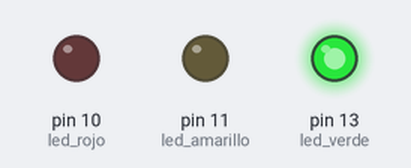
Bench run of a sketch on a simulated Arduino Uno, built with avr-gcc and run on an emulated ATmega328P. Shown: output pins drawn as LEDs (lit = HIGH).

Above: at 0.15 s.
At 1.35 s:
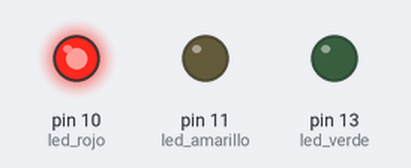
At 3.15 s:
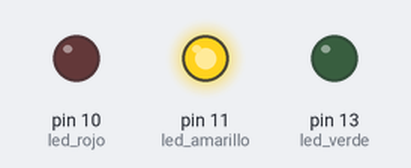
At 5.25 s:
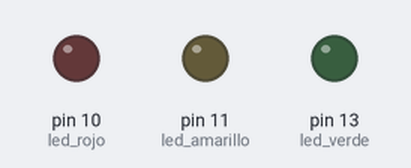
Timing chart, 0 to 5.5 s (numbered marks = the images above):
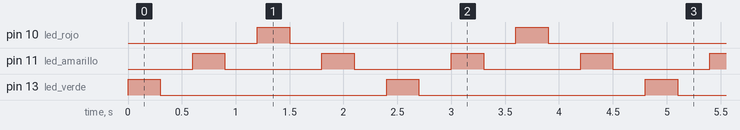

The sketch:

SEMAFORO.ino
```cpp
// JUAN PABLO LOPEZ RODRIGUEZ   DAVID ESTEBAN PANTOJA
int led_rojo = 10;//refactorizacion - codigo quemado 13 = numero del pin
int led_amarillo = 11;
int led_verde = 13;

void setup() {
  // put your setup code here, to run once:
  //inicializa
  pinMode(led_rojo,OUTPUT); // (nbr-port & Mode(INPUT or OUTPUT))
  pinMode(led_amarillo,OUTPUT); // (nbr-port & Mode(INPUT or OUTPUT))
  pinMode(led_verde,OUTPUT); // (nbr-port & Mode(INPUT or OUTPUT))
}

void loop() {
  // put your main code here, to run repeatedly:

 digitalWrite(led_verde,HIGH); //LOW para apagar // HIGH prender
 delay(300); // 1000 = 1 seg
 digitalWrite(led_verde,LOW);
 delay(300);

 digitalWrite(led_amarillo,HIGH); //LOW para apagar // HIGH prender
 delay(300); // 1000 = 1 seg
 digitalWrite(led_amarillo,LOW);
 delay(300);

 digitalWrite(led_rojo,HIGH); //LOW para apagar // HIGH prender
 delay(300); // 1000 = 1 seg
 digitalWrite(led_rojo,LOW);
 delay(300);

 digitalWrite(led_amarillo,HIGH); //LOW para apagar // HIGH prender
 delay(300); // 1000 = 1 seg
 digitalWrite(led_amarillo,LOW);
 delay(300);

}
```

Measured:
- by itself, pin 10 (led_rojo), pin 13 (led_verde): alternates HIGH for 0.30 s and LOW for 2.1 s
- by itself, pin 11 (led_amarillo): alternates HIGH for 0.30 s and LOW for 0.90 s
- by itself, everything shown: repeats every 2.4 s, in 8 steps
